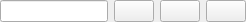
           <widget class="QWidget" name="search_widget" native="true">
            <property name="minimumSize">
             <size>
              <width>0</width>
              <height>0</height>
             </size>
            </property>
            <property name="maximumSize">
             <size>
              <width>16777215</width>
              <height>0</height>
             </size>
            </property>
            <layout class="QHBoxLayout" name="horizontalLayout_28">
             <property name="leftMargin">
              <number>0</number>
             </property>
             <property name="topMargin">
              <number>0</number>
             </property>
             <property name="rightMargin">
              <number>0</number>
             </property>
             <property name="bottomMargin">
              <number>0</number>
             </property>
             <item>
              <layout class="QHBoxLayout" name="horizontalLayout_27">
               <item>
                <widget class="QLineEdit" name="search_box"/>
               </item>
               <item>
                <widget class="QPushButton" name="search_up">
                 <property name="focusPolicy">
                  <enum>Qt::NoFocus</enum>
                 </property>
                 <property name="text">
                  <string/>
                 </property>
                 <property name="icon">
                  <iconset theme="go-up">
                   <normaloff>.</normaloff>.</iconset>
                 </property>
                </widget>
               </item>
               <item>
                <widget class="QPushButton" name="search_down">
                 <property name="focusPolicy">
                  <enum>Qt::NoFocus</enum>
                 </property>
                 <property name="text">
                  <string/>
                 </property>
                 <property name="icon">
                  <iconset theme="go-down">
                   <normaloff>.</normaloff>.</iconset>
                 </property>
                </widget>
               </item>
               <item>
                <widget class="QPushButton" name="search_close">
                 <property name="focusPolicy">
                  <enum>Qt::NoFocus</enum>
                 </property>
                 <property name="text">
                  <string/>
                 </property>
                 <property name="icon">
                  <iconset theme="window-close">
                   <normaloff>.</normaloff>.</iconset>
                 </property>
                </widget>
               </item>
              </layout>
             </item>
            </layout>
           </widget>
